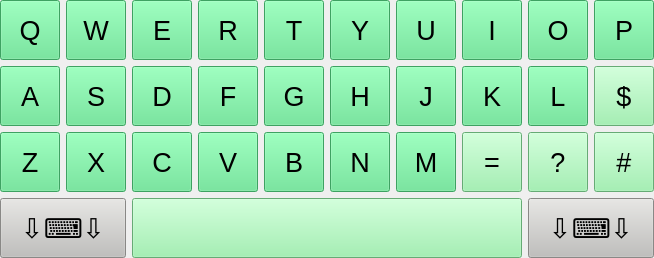
       <widget class="QWidget" name="kbdLetters" native="true">
        <property name="sizePolicy">
         <sizepolicy hsizetype="Fixed" vsizetype="Fixed">
          <horstretch>0</horstretch>
          <verstretch>0</verstretch>
         </sizepolicy>
        </property>
        <layout class="QGridLayout" name="gridLayoutLetters">
         <property name="leftMargin">
          <number>0</number>
         </property>
         <property name="topMargin">
          <number>0</number>
         </property>
         <property name="rightMargin">
          <number>0</number>
         </property>
         <property name="bottomMargin">
          <number>0</number>
         </property>
         <item row="0" column="0">
          <widget class="QPushButton" name="keybButtonQ">
           <property name="sizePolicy">
            <sizepolicy hsizetype="Fixed" vsizetype="Fixed">
             <horstretch>0</horstretch>
             <verstretch>0</verstretch>
            </sizepolicy>
           </property>
           <property name="minimumSize">
            <size>
             <width>60</width>
             <height>60</height>
            </size>
           </property>
           <property name="maximumSize">
            <size>
             <width>60</width>
             <height>60</height>
            </size>
           </property>
           <property name="font">
            <font>
             <pointsize>20</pointsize>
            </font>
           </property>
           <property name="styleSheet">
            <string notr="true">background-color: rgb(87, 227, 137);</string>
           </property>
           <property name="text">
            <string>Q</string>
           </property>
          </widget>
         </item>
         <item row="0" column="1">
          <widget class="QPushButton" name="keybButtonW">
           <property name="sizePolicy">
            <sizepolicy hsizetype="Fixed" vsizetype="Fixed">
             <horstretch>0</horstretch>
             <verstretch>0</verstretch>
            </sizepolicy>
           </property>
           <property name="minimumSize">
            <size>
             <width>60</width>
             <height>60</height>
            </size>
           </property>
           <property name="maximumSize">
            <size>
             <width>60</width>
             <height>60</height>
            </size>
           </property>
           <property name="font">
            <font>
             <pointsize>20</pointsize>
            </font>
           </property>
           <property name="styleSheet">
            <string notr="true">background-color: rgb(87, 227, 137);</string>
           </property>
           <property name="text">
            <string>W</string>
           </property>
          </widget>
         </item>
         <item row="0" column="2">
          <widget class="QPushButton" name="keybButtonE">
           <property name="sizePolicy">
            <sizepolicy hsizetype="Fixed" vsizetype="Fixed">
             <horstretch>0</horstretch>
             <verstretch>0</verstretch>
            </sizepolicy>
           </property>
           <property name="minimumSize">
            <size>
             <width>60</width>
             <height>60</height>
            </size>
           </property>
           <property name="maximumSize">
            <size>
             <width>60</width>
             <height>60</height>
            </size>
           </property>
           <property name="font">
            <font>
             <pointsize>20</pointsize>
            </font>
           </property>
           <property name="styleSheet">
            <string notr="true">background-color: rgb(87, 227, 137);</string>
           </property>
           <property name="text">
            <string>E</string>
           </property>
          </widget>
         </item>
         <item row="0" column="3">
          <widget class="QPushButton" name="keybButtonR">
           <property name="sizePolicy">
            <sizepolicy hsizetype="Fixed" vsizetype="Fixed">
             <horstretch>0</horstretch>
             <verstretch>0</verstretch>
            </sizepolicy>
           </property>
           <property name="minimumSize">
            <size>
             <width>60</width>
             <height>60</height>
            </size>
           </property>
           <property name="maximumSize">
            <size>
             <width>60</width>
             <height>60</height>
            </size>
           </property>
           <property name="font">
            <font>
             <pointsize>20</pointsize>
            </font>
           </property>
           <property name="styleSheet">
            <string notr="true">background-color: rgb(87, 227, 137);</string>
           </property>
           <property name="text">
            <string>R</string>
           </property>
          </widget>
         </item>
         <item row="0" column="4">
          <widget class="QPushButton" name="keybButtonT">
           <property name="sizePolicy">
            <sizepolicy hsizetype="Fixed" vsizetype="Fixed">
             <horstretch>0</horstretch>
             <verstretch>0</verstretch>
            </sizepolicy>
           </property>
           <property name="minimumSize">
            <size>
             <width>60</width>
             <height>60</height>
            </size>
           </property>
           <property name="maximumSize">
            <size>
             <width>60</width>
             <height>60</height>
            </size>
           </property>
           <property name="font">
            <font>
             <pointsize>20</pointsize>
            </font>
           </property>
           <property name="styleSheet">
            <string notr="true">background-color: rgb(87, 227, 137);</string>
           </property>
           <property name="text">
            <string>T</string>
           </property>
          </widget>
         </item>
         <item row="0" column="5">
          <widget class="QPushButton" name="keybButtonY">
           <property name="sizePolicy">
            <sizepolicy hsizetype="Fixed" vsizetype="Fixed">
             <horstretch>0</horstretch>
             <verstretch>0</verstretch>
            </sizepolicy>
           </property>
           <property name="minimumSize">
            <size>
             <width>60</width>
             <height>60</height>
            </size>
           </property>
           <property name="maximumSize">
            <size>
             <width>60</width>
             <height>60</height>
            </size>
           </property>
           <property name="font">
            <font>
             <pointsize>20</pointsize>
            </font>
           </property>
           <property name="styleSheet">
            <string notr="true">background-color: rgb(87, 227, 137);</string>
           </property>
           <property name="text">
            <string>Y</string>
           </property>
          </widget>
         </item>
         <item row="0" column="6">
          <widget class="QPushButton" name="keybButtonU">
           <property name="sizePolicy">
            <sizepolicy hsizetype="Fixed" vsizetype="Fixed">
             <horstretch>0</horstretch>
             <verstretch>0</verstretch>
            </sizepolicy>
           </property>
           <property name="minimumSize">
            <size>
             <width>60</width>
             <height>60</height>
            </size>
           </property>
           <property name="maximumSize">
            <size>
             <width>60</width>
             <height>60</height>
            </size>
           </property>
           <property name="font">
            <font>
             <pointsize>20</pointsize>
            </font>
           </property>
           <property name="styleSheet">
            <string notr="true">background-color: rgb(87, 227, 137);</string>
           </property>
           <property name="text">
            <string>U</string>
           </property>
          </widget>
         </item>
         <item row="0" column="7">
          <widget class="QPushButton" name="keybButtonI">
           <property name="sizePolicy">
            <sizepolicy hsizetype="Fixed" vsizetype="Fixed">
             <horstretch>0</horstretch>
             <verstretch>0</verstretch>
            </sizepolicy>
           </property>
           <property name="minimumSize">
            <size>
             <width>60</width>
             <height>60</height>
            </size>
           </property>
           <property name="maximumSize">
            <size>
             <width>60</width>
             <height>60</height>
            </size>
           </property>
           <property name="font">
            <font>
             <pointsize>20</pointsize>
            </font>
           </property>
           <property name="styleSheet">
            <string notr="true">background-color: rgb(87, 227, 137);</string>
           </property>
           <property name="text">
            <string>I</string>
           </property>
          </widget>
         </item>
         <item row="0" column="8">
          <widget class="QPushButton" name="keybButtonO">
           <property name="sizePolicy">
            <sizepolicy hsizetype="Fixed" vsizetype="Fixed">
             <horstretch>0</horstretch>
             <verstretch>0</verstretch>
            </sizepolicy>
           </property>
           <property name="minimumSize">
            <size>
             <width>60</width>
             <height>60</height>
            </size>
           </property>
           <property name="maximumSize">
            <size>
             <width>60</width>
             <height>60</height>
            </size>
           </property>
           <property name="font">
            <font>
             <pointsize>20</pointsize>
            </font>
           </property>
           <property name="styleSheet">
            <string notr="true">background-color: rgb(87, 227, 137);</string>
           </property>
           <property name="text">
            <string>O</string>
           </property>
          </widget>
         </item>
         <item row="0" column="9">
          <widget class="QPushButton" name="keybButtonP">
           <property name="sizePolicy">
            <sizepolicy hsizetype="Fixed" vsizetype="Fixed">
             <horstretch>0</horstretch>
             <verstretch>0</verstretch>
            </sizepolicy>
           </property>
           <property name="minimumSize">
            <size>
             <width>60</width>
             <height>60</height>
            </size>
           </property>
           <property name="maximumSize">
            <size>
             <width>60</width>
             <height>60</height>
            </size>
           </property>
           <property name="font">
            <font>
             <pointsize>20</pointsize>
            </font>
           </property>
           <property name="styleSheet">
            <string notr="true">background-color: rgb(87, 227, 137);</string>
           </property>
           <property name="text">
            <string>P</string>
           </property>
          </widget>
         </item>
         <item row="1" column="0">
          <widget class="QPushButton" name="keybButtonA">
           <property name="sizePolicy">
            <sizepolicy hsizetype="Fixed" vsizetype="Fixed">
             <horstretch>0</horstretch>
             <verstretch>0</verstretch>
            </sizepolicy>
           </property>
           <property name="minimumSize">
            <size>
             <width>60</width>
             <height>60</height>
            </size>
           </property>
           <property name="maximumSize">
            <size>
             <width>60</width>
             <height>60</height>
            </size>
           </property>
           <property name="font">
            <font>
             <pointsize>20</pointsize>
            </font>
           </property>
           <property name="styleSheet">
            <string notr="true">background-color: rgb(87, 227, 137);</string>
           </property>
           <property name="text">
            <string>A</string>
           </property>
          </widget>
         </item>
         <item row="1" column="1">
          <widget class="QPushButton" name="keybButtonS">
           <property name="sizePolicy">
            <sizepolicy hsizetype="Fixed" vsizetype="Fixed">
             <horstretch>0</horstretch>
             <verstretch>0</verstretch>
            </sizepolicy>
           </property>
           <property name="minimumSize">
            <size>
             <width>60</width>
             <height>60</height>
            </size>
           </property>
           <property name="maximumSize">
            <size>
             <width>60</width>
             <height>60</height>
            </size>
           </property>
           <property name="font">
            <font>
             <pointsize>20</pointsize>
            </font>
           </property>
           <property name="styleSheet">
            <string notr="true">background-color: rgb(87, 227, 137);</string>
           </property>
           <property name="text">
            <string>S</string>
           </property>
          </widget>
         </item>
         <item row="1" column="2">
          <widget class="QPushButton" name="keybButtonD">
           <property name="sizePolicy">
            <sizepolicy hsizetype="Fixed" vsizetype="Fixed">
             <horstretch>0</horstretch>
             <verstretch>0</verstretch>
            </sizepolicy>
           </property>
           <property name="minimumSize">
            <size>
             <width>60</width>
             <height>60</height>
            </size>
           </property>
           <property name="maximumSize">
            <size>
             <width>60</width>
             <height>60</height>
            </size>
           </property>
           <property name="font">
            <font>
             <pointsize>20</pointsize>
            </font>
           </property>
           <property name="styleSheet">
            <string notr="true">background-color: rgb(87, 227, 137);</string>
           </property>
           <property name="text">
            <string>D</string>
           </property>
          </widget>
         </item>
         <item row="1" column="3">
          <widget class="QPushButton" name="keybButtonF">
           <property name="sizePolicy">
            <sizepolicy hsizetype="Fixed" vsizetype="Fixed">
             <horstretch>0</horstretch>
             <verstretch>0</verstretch>
            </sizepolicy>
           </property>
           <property name="minimumSize">
            <size>
             <width>60</width>
             <height>60</height>
            </size>
           </property>
           <property name="maximumSize">
            <size>
             <width>60</width>
             <height>60</height>
            </size>
           </property>
           <property name="font">
            <font>
             <pointsize>20</pointsize>
            </font>
           </property>
           <property name="styleSheet">
            <string notr="true">background-color: rgb(87, 227, 137);</string>
           </property>
           <property name="text">
            <string>F</string>
           </property>
          </widget>
         </item>
         <item row="1" column="4">
          <widget class="QPushButton" name="keybButtonG">
           <property name="sizePolicy">
            <sizepolicy hsizetype="Fixed" vsizetype="Fixed">
             <horstretch>0</horstretch>
             <verstretch>0</verstretch>
            </sizepolicy>
           </property>
           <property name="minimumSize">
            <size>
             <width>60</width>
             <height>60</height>
            </size>
           </property>
           <property name="maximumSize">
            <size>
             <width>60</width>
             <height>60</height>
            </size>
           </property>
           <property name="font">
            <font>
             <pointsize>20</pointsize>
            </font>
           </property>
           <property name="styleSheet">
            <string notr="true">background-color: rgb(87, 227, 137);</string>
           </property>
           <property name="text">
            <string>G</string>
           </property>
          </widget>
         </item>
         <item row="1" column="5">
          <widget class="QPushButton" name="keybButtonH">
           <property name="sizePolicy">
            <sizepolicy hsizetype="Fixed" vsizetype="Fixed">
             <horstretch>0</horstretch>
             <verstretch>0</verstretch>
            </sizepolicy>
           </property>
           <property name="minimumSize">
            <size>
             <width>60</width>
             <height>60</height>
            </size>
           </property>
           <property name="maximumSize">
            <size>
             <width>60</width>
             <height>60</height>
            </size>
           </property>
           <property name="font">
            <font>
             <pointsize>20</pointsize>
            </font>
           </property>
           <property name="styleSheet">
            <string notr="true">background-color: rgb(87, 227, 137);</string>
           </property>
           <property name="text">
            <string>H</string>
           </property>
          </widget>
         </item>
         <item row="1" column="6">
          <widget class="QPushButton" name="keybButtonJ">
           <property name="sizePolicy">
            <sizepolicy hsizetype="Fixed" vsizetype="Fixed">
             <horstretch>0</horstretch>
             <verstretch>0</verstretch>
            </sizepolicy>
           </property>
           <property name="minimumSize">
            <size>
             <width>60</width>
             <height>60</height>
            </size>
           </property>
           <property name="maximumSize">
            <size>
             <width>60</width>
             <height>60</height>
            </size>
           </property>
           <property name="font">
            <font>
             <pointsize>20</pointsize>
            </font>
           </property>
           <property name="styleSheet">
            <string notr="true">background-color: rgb(87, 227, 137);</string>
           </property>
           <property name="text">
            <string>J</string>
           </property>
          </widget>
         </item>
         <item row="1" column="7">
          <widget class="QPushButton" name="keybButtonK">
           <property name="sizePolicy">
            <sizepolicy hsizetype="Fixed" vsizetype="Fixed">
             <horstretch>0</horstretch>
             <verstretch>0</verstretch>
            </sizepolicy>
           </property>
           <property name="minimumSize">
            <size>
             <width>60</width>
             <height>60</height>
            </size>
           </property>
           <property name="maximumSize">
            <size>
             <width>60</width>
             <height>60</height>
            </size>
           </property>
           <property name="font">
            <font>
             <pointsize>20</pointsize>
            </font>
           </property>
           <property name="styleSheet">
            <string notr="true">background-color: rgb(87, 227, 137);</string>
           </property>
           <property name="text">
            <string>K</string>
           </property>
          </widget>
         </item>
         <item row="1" column="8">
          <widget class="QPushButton" name="keybButtonL">
           <property name="sizePolicy">
            <sizepolicy hsizetype="Fixed" vsizetype="Fixed">
             <horstretch>0</horstretch>
             <verstretch>0</verstretch>
            </sizepolicy>
           </property>
           <property name="minimumSize">
            <size>
             <width>60</width>
             <height>60</height>
            </size>
           </property>
           <property name="maximumSize">
            <size>
             <width>60</width>
             <height>60</height>
            </size>
           </property>
           <property name="font">
            <font>
             <pointsize>20</pointsize>
            </font>
           </property>
           <property name="styleSheet">
            <string notr="true">background-color: rgb(87, 227, 137);</string>
           </property>
           <property name="text">
            <string>L</string>
           </property>
          </widget>
         </item>
         <item row="1" column="9">
          <widget class="QPushButton" name="keybButtonDollar">
           <property name="sizePolicy">
            <sizepolicy hsizetype="Fixed" vsizetype="Fixed">
             <horstretch>0</horstretch>
             <verstretch>0</verstretch>
            </sizepolicy>
           </property>
           <property name="minimumSize">
            <size>
             <width>60</width>
             <height>60</height>
            </size>
           </property>
           <property name="maximumSize">
            <size>
             <width>60</width>
             <height>60</height>
            </size>
           </property>
           <property name="font">
            <font>
             <pointsize>20</pointsize>
            </font>
           </property>
           <property name="styleSheet">
            <string notr="true">background-color: rgb(143, 240, 164);</string>
           </property>
           <property name="text">
            <string>$</string>
           </property>
          </widget>
         </item>
         <item row="2" column="0">
          <widget class="QPushButton" name="keybButtonZ">
           <property name="sizePolicy">
            <sizepolicy hsizetype="Fixed" vsizetype="Fixed">
             <horstretch>0</horstretch>
             <verstretch>0</verstretch>
            </sizepolicy>
           </property>
           <property name="minimumSize">
            <size>
             <width>60</width>
             <height>60</height>
            </size>
           </property>
           <property name="maximumSize">
            <size>
             <width>60</width>
             <height>60</height>
            </size>
           </property>
           <property name="font">
            <font>
             <pointsize>20</pointsize>
            </font>
           </property>
           <property name="styleSheet">
            <string notr="true">background-color: rgb(87, 227, 137);</string>
           </property>
           <property name="text">
            <string>Z</string>
           </property>
          </widget>
         </item>
         <item row="2" column="1">
          <widget class="QPushButton" name="keybButtonX">
           <property name="sizePolicy">
            <sizepolicy hsizetype="Fixed" vsizetype="Fixed">
             <horstretch>0</horstretch>
             <verstretch>0</verstretch>
            </sizepolicy>
           </property>
           <property name="minimumSize">
            <size>
             <width>60</width>
             <height>60</height>
            </size>
           </property>
           <property name="maximumSize">
            <size>
             <width>60</width>
             <height>60</height>
            </size>
           </property>
           <property name="font">
            <font>
             <pointsize>20</pointsize>
            </font>
           </property>
           <property name="styleSheet">
            <string notr="true">background-color: rgb(87, 227, 137);</string>
           </property>
           <property name="text">
            <string>X</string>
           </property>
          </widget>
         </item>
         <item row="2" column="2">
          <widget class="QPushButton" name="keybButtonC">
           <property name="sizePolicy">
            <sizepolicy hsizetype="Fixed" vsizetype="Fixed">
             <horstretch>0</horstretch>
             <verstretch>0</verstretch>
            </sizepolicy>
           </property>
           <property name="minimumSize">
            <size>
             <width>60</width>
             <height>60</height>
            </size>
           </property>
           <property name="maximumSize">
            <size>
             <width>60</width>
             <height>60</height>
            </size>
           </property>
           <property name="font">
            <font>
             <pointsize>20</pointsize>
            </font>
           </property>
           <property name="styleSheet">
            <string notr="true">background-color: rgb(87, 227, 137);</string>
           </property>
           <property name="text">
            <string>C</string>
           </property>
          </widget>
         </item>
         <item row="2" column="3">
          <widget class="QPushButton" name="keybButtonV">
           <property name="sizePolicy">
            <sizepolicy hsizetype="Fixed" vsizetype="Fixed">
             <horstretch>0</horstretch>
             <verstretch>0</verstretch>
            </sizepolicy>
           </property>
           <property name="minimumSize">
            <size>
             <width>60</width>
             <height>60</height>
            </size>
           </property>
           <property name="maximumSize">
            <size>
             <width>60</width>
             <height>60</height>
            </size>
           </property>
           <property name="font">
            <font>
             <pointsize>20</pointsize>
            </font>
           </property>
           <property name="styleSheet">
            <string notr="true">background-color: rgb(87, 227, 137);</string>
           </property>
           <property name="text">
            <string>V</string>
           </property>
          </widget>
         </item>
         <item row="2" column="4">
          <widget class="QPushButton" name="keybButtonB">
           <property name="sizePolicy">
            <sizepolicy hsizetype="Fixed" vsizetype="Fixed">
             <horstretch>0</horstretch>
             <verstretch>0</verstretch>
            </sizepolicy>
           </property>
           <property name="minimumSize">
            <size>
             <width>60</width>
             <height>60</height>
            </size>
           </property>
           <property name="maximumSize">
            <size>
             <width>60</width>
             <height>60</height>
            </size>
           </property>
           <property name="font">
            <font>
             <pointsize>20</pointsize>
            </font>
           </property>
           <property name="styleSheet">
            <string notr="true">background-color: rgb(87, 227, 137);</string>
           </property>
           <property name="text">
            <string>B</string>
           </property>
          </widget>
         </item>
         <item row="2" column="5">
          <widget class="QPushButton" name="keybButtonN">
           <property name="sizePolicy">
            <sizepolicy hsizetype="Fixed" vsizetype="Fixed">
             <horstretch>0</horstretch>
             <verstretch>0</verstretch>
            </sizepolicy>
           </property>
           <property name="minimumSize">
            <size>
             <width>60</width>
             <height>60</height>
            </size>
           </property>
           <property name="maximumSize">
            <size>
             <width>60</width>
             <height>60</height>
            </size>
           </property>
           <property name="font">
            <font>
             <pointsize>20</pointsize>
            </font>
           </property>
           <property name="styleSheet">
            <string notr="true">background-color: rgb(87, 227, 137);</string>
           </property>
           <property name="text">
            <string>N</string>
           </property>
          </widget>
         </item>
         <item row="2" column="6">
          <widget class="QPushButton" name="keybButtonM">
           <property name="sizePolicy">
            <sizepolicy hsizetype="Fixed" vsizetype="Fixed">
             <horstretch>0</horstretch>
             <verstretch>0</verstretch>
            </sizepolicy>
           </property>
           <property name="minimumSize">
            <size>
             <width>60</width>
             <height>60</height>
            </size>
           </property>
           <property name="maximumSize">
            <size>
             <width>60</width>
             <height>60</height>
            </size>
           </property>
           <property name="font">
            <font>
             <pointsize>20</pointsize>
            </font>
           </property>
           <property name="styleSheet">
            <string notr="true">background-color: rgb(87, 227, 137);</string>
           </property>
           <property name="text">
            <string>M</string>
           </property>
          </widget>
         </item>
         <item row="2" column="7">
          <widget class="QPushButton" name="keybButtonEgal">
           <property name="sizePolicy">
            <sizepolicy hsizetype="Fixed" vsizetype="Fixed">
             <horstretch>0</horstretch>
             <verstretch>0</verstretch>
            </sizepolicy>
           </property>
           <property name="minimumSize">
            <size>
             <width>60</width>
             <height>60</height>
            </size>
           </property>
           <property name="maximumSize">
            <size>
             <width>60</width>
             <height>60</height>
            </size>
           </property>
           <property name="font">
            <font>
             <pointsize>20</pointsize>
            </font>
           </property>
           <property name="styleSheet">
            <string notr="true">background-color: rgb(143, 240, 164);</string>
           </property>
           <property name="text">
            <string>=</string>
           </property>
          </widget>
         </item>
         <item row="2" column="8">
          <widget class="QPushButton" name="keybButtonQuestion">
           <property name="sizePolicy">
            <sizepolicy hsizetype="Fixed" vsizetype="Fixed">
             <horstretch>0</horstretch>
             <verstretch>0</verstretch>
            </sizepolicy>
           </property>
           <property name="minimumSize">
            <size>
             <width>60</width>
             <height>60</height>
            </size>
           </property>
           <property name="maximumSize">
            <size>
             <width>60</width>
             <height>60</height>
            </size>
           </property>
           <property name="font">
            <font>
             <pointsize>20</pointsize>
            </font>
           </property>
           <property name="styleSheet">
            <string notr="true">background-color: rgb(143, 240, 164);</string>
           </property>
           <property name="text">
            <string>?</string>
           </property>
          </widget>
         </item>
         <item row="2" column="9">
          <widget class="QPushButton" name="keybButtonSharp">
           <property name="sizePolicy">
            <sizepolicy hsizetype="Fixed" vsizetype="Fixed">
             <horstretch>0</horstretch>
             <verstretch>0</verstretch>
            </sizepolicy>
           </property>
           <property name="minimumSize">
            <size>
             <width>60</width>
             <height>60</height>
            </size>
           </property>
           <property name="maximumSize">
            <size>
             <width>60</width>
             <height>60</height>
            </size>
           </property>
           <property name="font">
            <font>
             <pointsize>20</pointsize>
            </font>
           </property>
           <property name="styleSheet">
            <string notr="true">background-color: rgb(143, 240, 164);</string>
           </property>
           <property name="text">
            <string>#</string>
           </property>
          </widget>
         </item>
         <item row="3" column="0" colspan="2">
          <widget class="QPushButton" name="keybButtonHideL">
           <property name="sizePolicy">
            <sizepolicy hsizetype="Fixed" vsizetype="Fixed">
             <horstretch>0</horstretch>
             <verstretch>0</verstretch>
            </sizepolicy>
           </property>
           <property name="minimumSize">
            <size>
             <width>126</width>
             <height>60</height>
            </size>
           </property>
           <property name="maximumSize">
            <size>
             <width>126</width>
             <height>60</height>
            </size>
           </property>
           <property name="font">
            <font>
             <pointsize>20</pointsize>
            </font>
           </property>
           <property name="styleSheet">
            <string notr="true">background-color: rgb(192, 191, 188);</string>
           </property>
           <property name="text">
            <string>⇩⌨⇩</string>
           </property>
          </widget>
         </item>
         <item row="3" column="2" colspan="6">
          <widget class="QPushButton" name="keybButtonSpace">
           <property name="sizePolicy">
            <sizepolicy hsizetype="Fixed" vsizetype="Fixed">
             <horstretch>0</horstretch>
             <verstretch>0</verstretch>
            </sizepolicy>
           </property>
           <property name="minimumSize">
            <size>
             <width>390</width>
             <height>60</height>
            </size>
           </property>
           <property name="maximumSize">
            <size>
             <width>390</width>
             <height>60</height>
            </size>
           </property>
           <property name="font">
            <font>
             <pointsize>20</pointsize>
            </font>
           </property>
           <property name="styleSheet">
            <string notr="true">background-color: rgb(143, 240, 164);</string>
           </property>
           <property name="text">
            <string> </string>
           </property>
          </widget>
         </item>
         <item row="3" column="8" colspan="2">
          <widget class="QPushButton" name="keybButtonHideR">
           <property name="sizePolicy">
            <sizepolicy hsizetype="Fixed" vsizetype="Fixed">
             <horstretch>0</horstretch>
             <verstretch>0</verstretch>
            </sizepolicy>
           </property>
           <property name="minimumSize">
            <size>
             <width>126</width>
             <height>60</height>
            </size>
           </property>
           <property name="maximumSize">
            <size>
             <width>126</width>
             <height>60</height>
            </size>
           </property>
           <property name="font">
            <font>
             <pointsize>20</pointsize>
            </font>
           </property>
           <property name="styleSheet">
            <string notr="true">background-color: rgb(192, 191, 188);</string>
           </property>
           <property name="text">
            <string>⇩⌨⇩</string>
           </property>
          </widget>
         </item>
        </layout>
       </widget>
